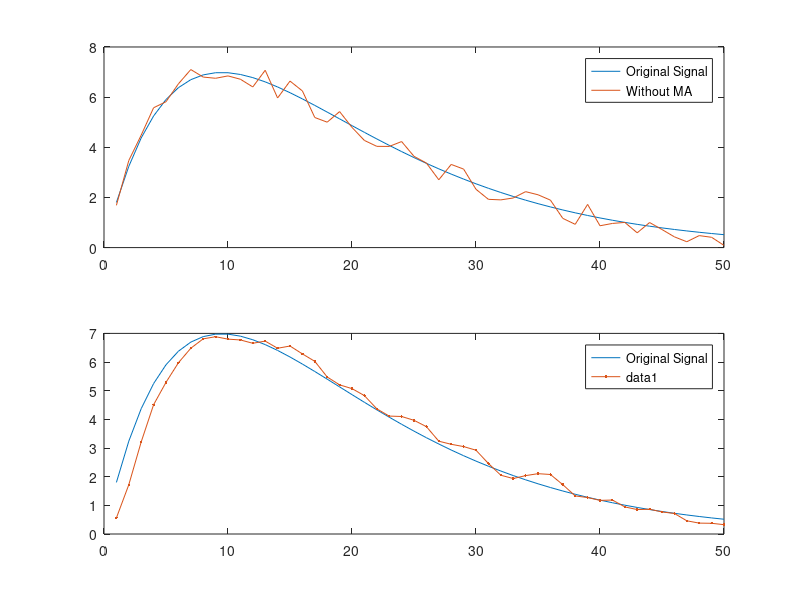

This figure's MATLAB source:
clc
clear all
N=50;
n=1:N;
x=2.*n.*(0.9).^n;
noise=rand(1,N)-0.5;
xnoise=x+noise;
x1=xnoise;

subplot(311)
plot(n,x)
title('Original Signal')
subplot(312)
plot(n,noise)
title('Noise')
subplot(313)
plot(n,xnoise)
title('Distorted signal')

%%
E=3;
z=zeros(1,N-1);
for i=0:(E-1)
    z=[z 0]+x1;
    x1=[0 x1];
end
z=z/E;

%%
subplot(211)
plot(n,x,'DisplayName','Original Signal')
hold on
plot(n,xnoise,'DisplayName','Without MA')
legend
subplot(212)
plot(n,x,'DisplayName','Original Signal')
hold on
plot(n,z(1:length(n)),'.-')
legend


    